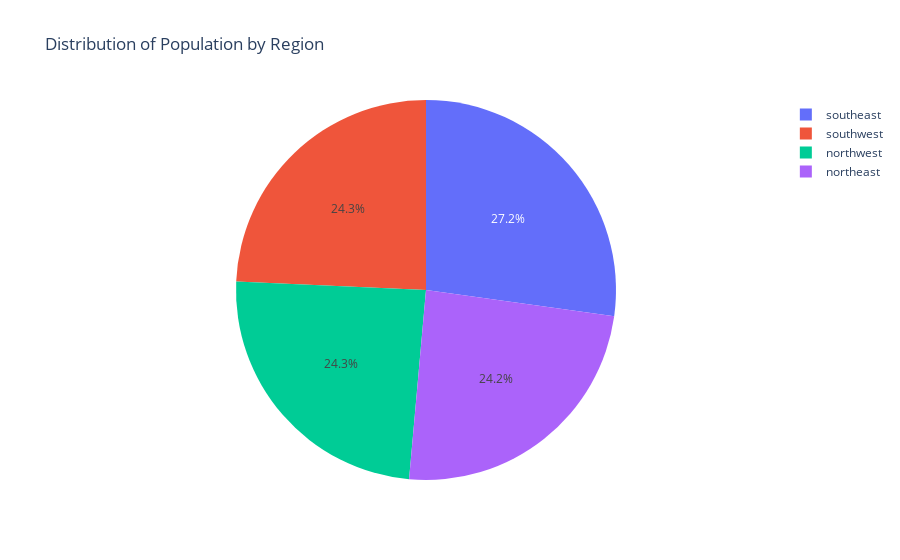

Notebook source saved alongside this figure:
### Code cell
import plotly.express as px

pie = data["region"].value_counts()
regions = pie.index
population = pie.values

fig = px.pie(data, values=population, names=regions, title="Distribution of Population by Region")
fig.show()

### Figure 1 — Plotly figure (JSON) as saved in the notebook; plotly's stock layout.template omitted (floating-point values rounded to 4 significant figures)
{"data": [{"domain": {"x": [0, 1], "y": [0, 1]}, "hovertemplate": "label=%{label}<br>value=%{value}<extra></extra>", "labels": ["southeast", "southwest", "northwest", "northeast"], "legendgroup": "", "name": "", "showlegend": true, "type": "pie", "values": [364, 325, 325, 324]}], "layout": {"legend": {"tracegroupgap": 0}, "title": {"text": "Distribution of Population by Region"}}}
